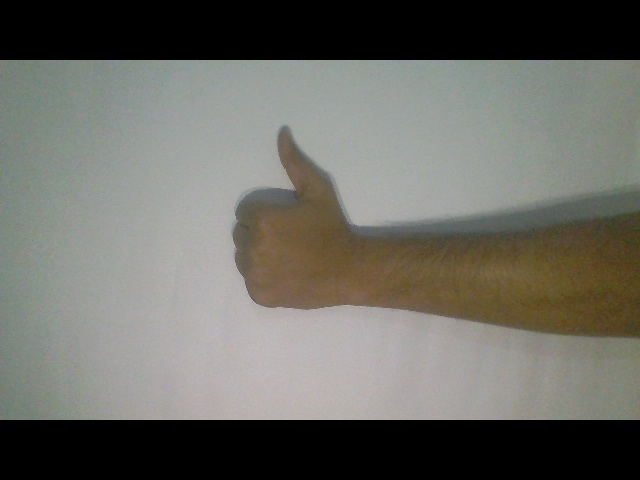
#> input picture ThumbsUp.jpg, 640 x 480 px, found by its file name
$ python DataProcessing.py
#> lines starting #> are read from the running program, lines starting #| are printed output that depends on the picture; pictures that were not available may be replaced by others from this repository, and a replacement may not be noted
#%%
#Import Required Libraries
try:
    import sys,os
    import cv2
    import time
    from PIL import Image
    import numpy as np
    print("Libraries Loaded")
except:
    print("Libraries not Loaded")

#%%
#RAW DATASET1
Path= 'C:\PRANSHU\PROJECTS\Hand-Sign-Language-Classification\DATASET1'
l=[]
files = os.listdir(Path)
for f in files:
    l.append(f)
print("\nNames of Classes")
print(l)
print()
print('Total Number of images per label in Dataset')
totalFiles = 0
totalDir = 0
filesinfolder=0
for base, dirs, files in os.walk(Path):
    print('Searching in : ',base[35::])
    for directories in dirs:
        totalDir += 1
    for Files in files:
        filesinfolder+=1
        totalFiles += 1
    print(base,"=",filesinfolder)
    filesinfolder=0

print('Total number of files',totalFiles)
print('Total Number of directories',totalDir)
# %%
#Create new Directories
new_dataset='C:\PRANSHU\PROJECTS\Hand-Sign-Language-Classification/DATASET2'
os.mkdir(new_dataset)

#Under the Dataset2 folders create folders for all the classes
for i in l:
  temp=os.path.join(new_dataset,i)
  os.mkdir(temp)

print("Folders Created")

#%%
#Working of Data Processing
print("Working of Data Processing taking example ThumbsUp")
img=cv2.imread('C:\PRANSHU\PROJECTS\Hand-Sign-Language-Classification\ThumbsUp.jpg')
#> img is the input picture: shape (480, 640, 3); mean B, G, R 100.2, 106.7, 107.1
cv2.imshow("INPUT",img)
print(img.shape)
#| (480, 640, 3)
cropped_img=img[100:380,180:450]
cv2.imshow("Cropped Imaage",cropped_img)
resized_img=cv2.resize(cropped_img,(200,200))
cv2.imshow("Resized Image",resized_img)
#blackwhite_img=cv2.cvtColor(resized_img,cv2.COLOR_BGR2GRAY)
#cv2.imshow("Black&White Image",blackwhite_img)
mat1=np.ones(resized_img.shape,dtype="uint8")*30
mat2=np.ones(resized_img.shape,dtype="uint8")*50
dark_img1=cv2.subtract(resized_img,mat1)
cv2.imshow("Dark Resized Image",dark_img1)
dark_img2=cv2.subtract(resized_img,mat2)
cv2.imshow("Darker Resized Image",dark_img2)
flipped_img = cv2.flip(resized_img, 1)
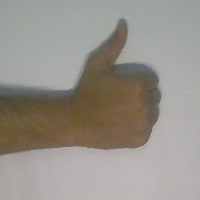
#> flipped_img: shape (200, 200, 3); mean B, G, R 138, 145.9, 150.9
cv2.imshow("Flipped Image",flipped_img)
dark_img3=cv2.subtract(flipped_img,mat1)
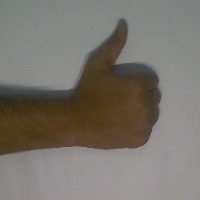
#> dark_img3: shape (200, 200, 3); mean B, G, R 108, 115.9, 120.9
cv2.imshow("Dark Flipped Image",dark_img3)
dark_img4=cv2.subtract(flipped_img,mat2)
cv2.imshow("Darker Flipped Image",dark_img4)
cv2.waitKey(0)


# %%
#Increasing the Dataset
new_dir='C:\PRANSHU\PROJECTS\Hand-Sign-Language-Classification\DATASET2'
for label in l:
    input_path =Path + '//' +label
    count=1
    for imgnum in range(200):
        image_path=input_path+'//'+label+str(imgnum)+'.jpg'
        img=cv2.imread(image_path)
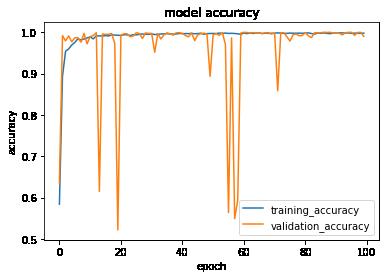
#> input picture accuracy.png, 386 x 278 px, given in place of accuracy.png0.jpg, which was not available
#> img is the input picture: shape (278, 386, 3); mean B, G, R 240.5, 243.5, 246.8
        cropped_img=img[100:380,180:450]
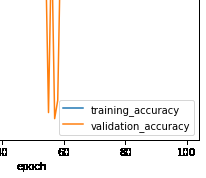
#> cropped_img: shape (178, 206, 3); mean B, G, R 242, 244.1, 246.4
        resized_img=cv2.resize(cropped_img,(200,200)) #Resized Image
        mat1=np.ones(resized_img.shape,dtype="uint8")*30
        mat2=np.ones(resized_img.shape,dtype="uint8")*50
        dark_img1=cv2.subtract(resized_img,mat1) #Dark Resized Image
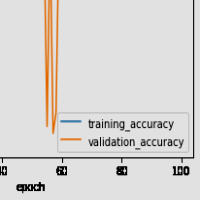
#> dark_img1: shape (200, 200, 3); mean B, G, R 212.2, 214.2, 216.6
        dark_img2=cv2.subtract(resized_img,mat2) #Darker Resized Image
        flipped_img = cv2.flip(resized_img, 1) #Flipped Image
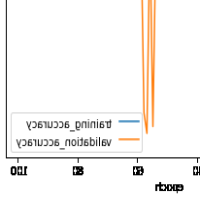
#> flipped_img: shape (200, 200, 3); mean B, G, R 242, 244, 246.4
        dark_img3=cv2.subtract(flipped_img,mat1) #Dark Flipped Image
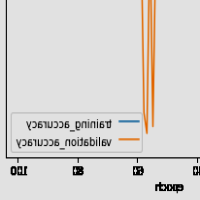
#> dark_img3: shape (200, 200, 3); mean B, G, R 212.2, 214.2, 216.6
        dark_img4=cv2.subtract(flipped_img,mat2) #Darker Flipped Image
#> (the run stopped early here; a loop or call above may not have finished)
